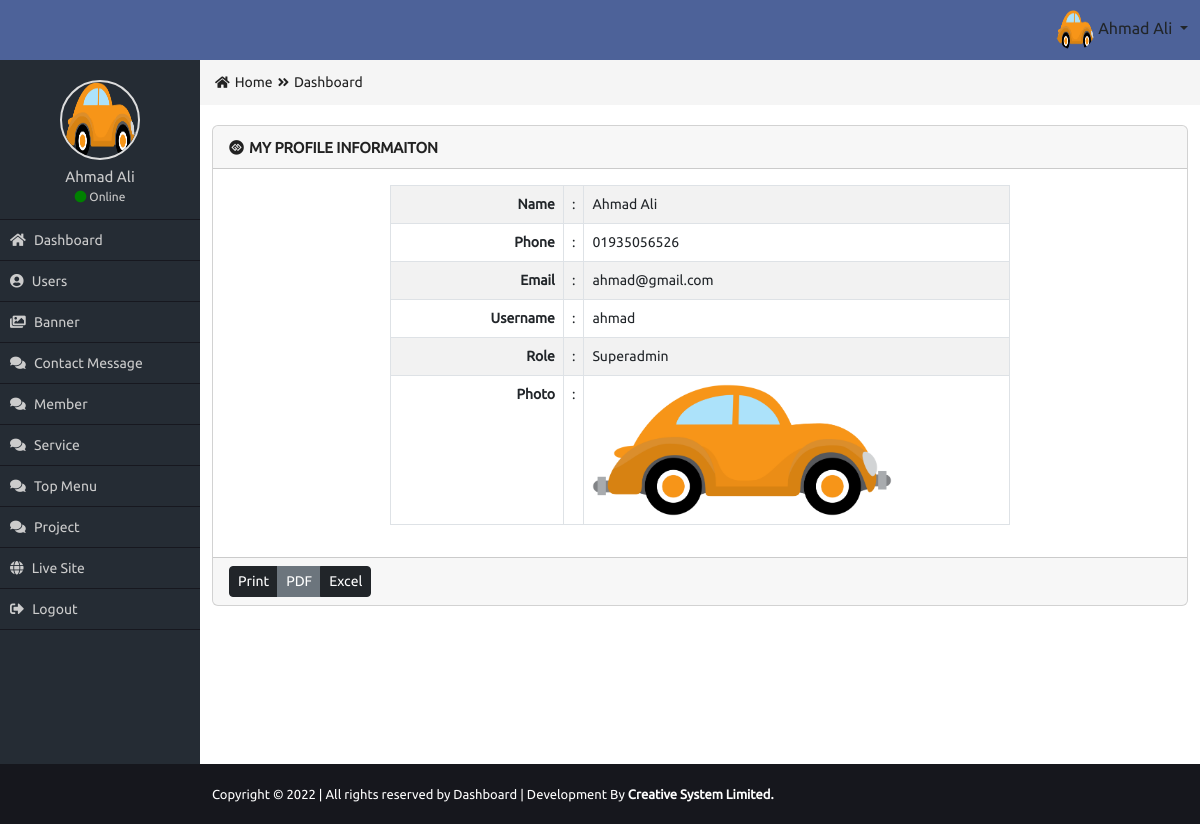
/Admin/profile-user.php (signed in), run on the app's committed database.
### tables this page shows
CREATE TABLE `users` (
  `user_id` int(11) NOT NULL,
  `user_name` varchar(50) NOT NULL,
  `user_phone` varchar(20) NOT NULL,
  `user_email` varchar(20) NOT NULL,
  `user_username` varchar(20) NOT NULL,
  `user_password` varchar(40) NOT NULL,
  `role_id` int(5) NOT NULL,
  `user_photo` varchar(50) NOT NULL
);

CREATE TABLE `roles` (
  `role_id` int(11) NOT NULL,
  `role_name` varchar(10) NOT NULL
);

### Admin/profile-user.php (the view, shortened to what this page needs)
<?php
require_once("functions/function.php");
$id = $_SESSION['id'];
$select = "SELECT * FROM `users` NATURAL JOIN roles WHERE user_id = '$id'";
$query = mysqli_query($con,$select);
$data = mysqli_fetch_assoc($query);
?>
<div class="row">
  <div class="col-md-12">
    <div class="card mb-3">
      <div class="card-header">
        <div class="row">
          <div class="col-md-8 card_title_part">
            <i class="fab fa-gg-circle"></i>MY PROFILE INFORMAITON
          </div>
        </div>
      </div>
      <div class="card-body">
        <div class="row">
          <div class="col-md-2"></div>
          <div class="col-md-8">
            <table class="table table-bordered table-striped table-hover custom_view_table">
              <tr>
                <td>Name</td>
                <td>:</td>
                <td><?= $data['user_name'];?></td>
              </tr>
              <tr>
                <td>Phone</td>
                <td>:</td>
                <td><?= $data['user_phone'];?></td>
              </tr>
              <tr>
                <td>Email</td>
                <td>:</td>
                <td><?= $data['user_email'];?></td>
              </tr>
              <tr>
                <td>Username</td>
                <td>:</td>
                <td><?= $data['user_username'];?></td>
              </tr>
              <tr>
                <td>Role</td>
                <td>:</td>
                <td><?= $data['role_name'];?></td>
              </tr>
              <tr>
                <td>Photo</td>
                <td>:</td>
                <td>
                <?php
                if( $data['user_photo'] != ''){
                  ?>
                  <img class="img200" src="uploads/<?= $data['user_photo']; ?>" alt="user">
                  <?php
                }else{
                  ?>
                  <img class="img200" nsrc="images/avatar.jpg" alt="" />
                  <?php
                }
                ?>
                </td>
              </tr>
            </table>
          </div>
          <div class="col-md-2"></div>
        </div>
      </div>
      <div class="card-footer">
        <div class="btn-group" role="group" aria-label="Button group">
          <button type="button" class="btn btn-sm btn-dark">Print</button>
          <button type="button" class="btn btn-sm btn-secondary">PDF</button>
          <button type="button" class="btn btn-sm btn-dark">Excel</button>
        </div>
      </div>
    </div>
  </div>
</div>
</div>

### Admin/css/style.css (style rules this page uses)
* { margin: 0px; padding: 0px; outline: 0px; }
img { border: 0px; }
body { font-family: 'Ubuntu', sans-serif; overflow-x: hidden; }
.card_title_part { color: #222222; font-size: 15px; text-transform: uppercase; font-weight: bold; margin-top: 3px; }
.card_title_part i { margin-right: 5px; }
.custom_view_table { font-size: 14px; }
.custom_view_table tr td:first-child { width: 29%; font-weight: bold; text-align: right; }
.custom_view_table tr td:last-child { width: 70%; font-weight: 400; text-align: left; }
.img200 { max-width: 300px; max-height: 200px; }

### data on the page
users: user_name "Ahmad Ali", user_phone "01935056526", user_email "ahmad@gmail.com", user_username "ahmad", role.role_name "Superadmin", user_photo (picture)

### other printed values
$_SESSION['name'] "Ahmad Ali"
